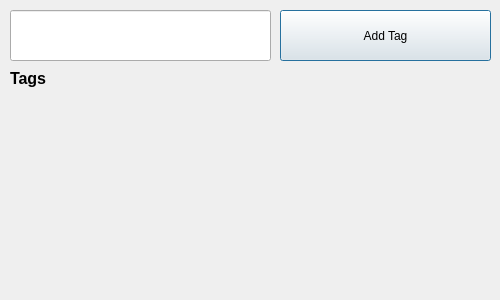
<?xml version="1.0" encoding="UTF-8"?>
<ui version="4.0">
 <class>tags</class>
 <widget class="QDialog" name="tags">
  <property name="geometry">
   <rect>
    <x>0</x>
    <y>0</y>
    <width>500</width>
    <height>300</height>
   </rect>
  </property>
  <property name="windowTitle">
   <string>Tags</string>
  </property>
  <widget class="QLineEdit" name="textTag">
   <property name="geometry">
    <rect>
     <x>10</x>
     <y>10</y>
     <width>261</width>
     <height>51</height>
    </rect>
   </property>
   <property name="font">
    <font>
     <family>Ubuntu Mono</family>
     <pointsize>13</pointsize>
    </font>
   </property>
  </widget>
  <widget class="QPushButton" name="addTagBtn">
   <property name="geometry">
    <rect>
     <x>280</x>
     <y>10</y>
     <width>211</width>
     <height>51</height>
    </rect>
   </property>
   <property name="text">
    <string>Add Tag</string>
   </property>
  </widget>
  <widget class="QLabel" name="label">
   <property name="geometry">
    <rect>
     <x>10</x>
     <y>70</y>
     <width>67</width>
     <height>17</height>
    </rect>
   </property>
   <property name="font">
    <font>
     <pointsize>12</pointsize>
     <weight>75</weight>
     <bold>true</bold>
    </font>
   </property>
   <property name="text">
    <string>Tags</string>
   </property>
  </widget>
 </widget>
 <resources/>
 <connections/>
</ui>
